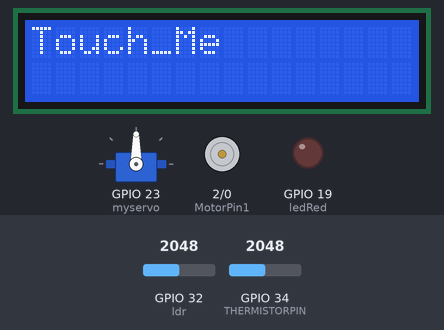
A sketch run on a simulated ESP32. Shown: servo, 16×2 character LCD, motor-driver pin pairs drawn as motors (green arrow = first pin HIGH = forward, orange = second pin HIGH = backward, longer = more drive, scaled by the enable pin), output pins drawn as LEDs (lit = HIGH). The inputs (shaded band) are chosen by the test bench; at power-on: GPIO 34 (THERMISTORPIN) = 2048, GPIO 32 (ldr) = 2048. WiFi joins after 1.5 s; servers stay silent unless stated; uploads are accepted with an empty reply; what the sketch prints to the serial monitor is not drawn.

Above: at 10.3 s.
10.4 s: GPIO 34 (THERMISTORPIN) set to 1000
13.4 s: GPIO 34 (THERMISTORPIN) set to 952
At 14.6 s:
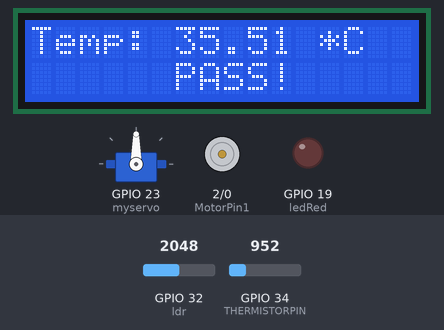
At 16.9 s:
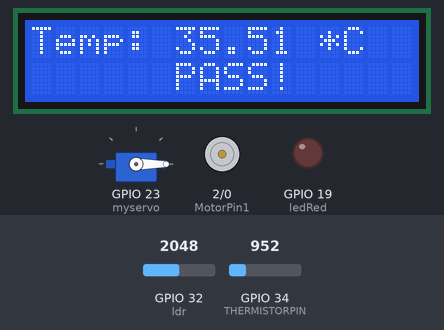
22.4 s: GPIO 34 (THERMISTORPIN) set to 491
At 23.6 s:
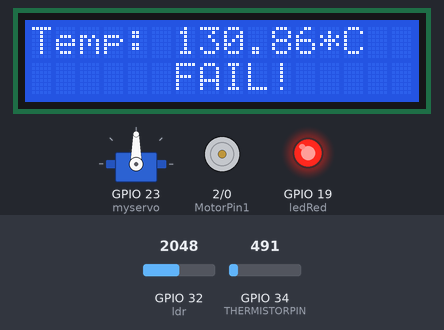
Timing chart, 0 to 31.4 s (numbered marks = the images above; inputs shaded):
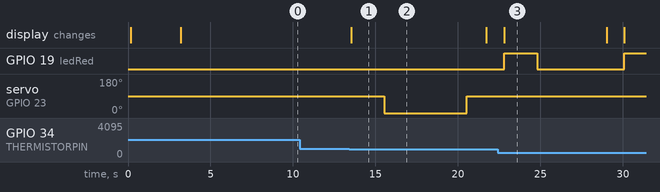

Measured:
- the behaviour switches between 953 and 952 on GPIO 34 (THERMISTORPIN) (found by bisection; images 0 and 1)
- after the input at 10.4 s, every drawn part: stays the same
- after the input at 13.4 s, servo on GPIO 23 (myservo): 90° → 0° after 2.1 s, → 90° 5.0 s later; the display: changes after 0.12 s (image 1)
- after the input at 22.4 s, GPIO 19 (ledRed): LOW → HIGH after 0.41 s, → LOW 2.0 s later, → HIGH 5.3 s later; servo on GPIO 23 (myservo): stays 90° (without the input it goes to 0° after 2.4 s); the display: changes after 0.41 s (image 3)
- what the display in image 1 shows lasts 8.2 s, from 13.5 s to 21.7 s

The sketch:

In_Mall_B.ino
```cpp
#include <Wire.h>
#include <LiquidCrystal_I2C.h>
#include <Servo.h>
#include <HTTPClient.h>
#include <ArduinoJson.h>

LiquidCrystal_I2C lcd(0x27, 16, 2);

Servo myservo;

const char* ssid = "N!K ;D" ;
const char* password = "eieieiei" ;
const char* url1 = "http://158.108.182.17:2255/in" ;
const char* url2 = "http://158.108.182.17:2255/in" ;
char str[50] ;
const int _size = 2 * JSON_OBJECT_SIZE(3) ;

StaticJsonDocument<_size> JSONPost ;

int ledRed = 19;
int ledGreen = 18;
int ldr = 32;
int pos ;
int ldrRead;

int MotorPin1 = 2;
int MotorPin2 = 0;

// which analog pin to connect
int THERMISTORPIN = 34;
// resistance at 25 degrees C
#define THERMISTORNOMINAL 10000
// temp. for nominal resistance (almost always 25 C)
#define TEMPERATURENOMINAL 25
// how many samples to take and average, more takes longer
// but is more 'smooth'
#define NUMSAMPLES 5
// The beta coefficient of the thermistor (usually 3000-4000)
#define BCOEFFICIENT 3500
// the value of the 'other' resistor
#define SERIESRESISTOR 500
int samples[NUMSAMPLES];

void setup(void){
  pinMode(ledRed, OUTPUT);
  pinMode(ledGreen, OUTPUT);
  digitalWrite(ledRed,LOW);
  digitalWrite(ledGreen,LOW);

  myservo.attach(23);
  myservo.write(90);
  delay(100);

  pinMode(MotorPin1, OUTPUT);
  pinMode(MotorPin2, OUTPUT);

  pinMode(ldr,INPUT);

  lcd.begin();

  lcd.print("COME");
  lcd.setCursor(5,0);
  lcd.print("ON!");
  lcd.setCursor(0,1);
  lcd.print("LET's");
  lcd.setCursor(6,1);
  lcd.print("GO!");
  delay(3000);
  lcd.clear();
  lcd.print("Touch_Me");
  Serial.begin(115200) ;
  delay(4000) ;
  WiFi_Connect() ;
}

void WiFi_Connect() {
  WiFi.disconnect() ;
  WiFi.begin(ssid, password) ;

  while (WiFi.status() != WL_CONNECTED) {
    delay(1000) ;
    Serial.println("Connecting to WiFi...");
  }

  Serial.println("Connected to the WiFi...") ;
  Serial.print("IP Address : ") ;
  Serial.println(WiFi.localIP()) ;
}

void _post(float x) {
  if (WiFi.status() == WL_CONNECTED) {
    HTTPClient http ;

    http.begin(url2) ;
    http.addHeader("Content-Type", "application/json") ;

    JSONPost["mall"] = "B" ;
    JSONPost["temp"] = x ;
    serializeJson(JSONPost, str) ;
    int httpCode = http.POST(str) ;

    if (httpCode == HTTP_CODE_OK) {
      String payload = http.getString() ;
      Serial.println(httpCode) ;
      Serial.println("Updated successfully") ;
    } else {
      Serial.println(httpCode) ;
      Serial.println("Error on HTTP Request")  ;
    }
  } else {
    WiFi_Connect() ;
  }
  delay(1000) ;
}

void loop(void){
  uint8_t i;
  float average;
  // take N samples in a row, with a slight delay
  for(i=0; i< NUMSAMPLES; i++){
  samples[i]= analogRead(THERMISTORPIN);
  delay(10);
  }
  // average all the samples out
  average =0;
  for(i=0; i< NUMSAMPLES; i++){
  average += samples[i];
  }
  average /= NUMSAMPLES;
  Serial.print("Average analog reading ");
  Serial.println(average);
  // convert the value to resistance
  average =1023/ average -1;
  average = SERIESRESISTOR / average;
  Serial.print("Thermistor resistance ");
  Serial.println(average);
  float steinhart;
  steinhart = average / THERMISTORNOMINAL;// (R/Ro)
  steinhart = log(steinhart);// ln(R/Ro)
  steinhart /= BCOEFFICIENT;// 1/B * ln(R/Ro)
  steinhart +=1.0/(TEMPERATURENOMINAL +273.15);// + (1/To)
  steinhart =1.0/ steinhart;// Invert
  steinhart -=273.15;// convert to C
  Serial.print("Temperature ");
  Serial.print(steinhart);
  Serial.println(" *C");
  ldrRead = analogRead(ldr);
  Serial.println(ldrRead);
  if (analogRead(ldr) > 2000 && steinhart >= 35.50) {
    lcd.clear();
    lcd.print("Temp: ");
    lcd.setCursor(12,0);
    lcd.print("*C");
    lcd.setCursor(6,0);
    lcd.print(steinhart);

    if (steinhart <= 38.00) {
      lcd.setCursor(6,1);
      lcd.print("PASS!");
      digitalWrite(ledGreen,HIGH);
      delay(2000) ;
      digitalWrite(ledGreen,LOW);
      myservo.write(0) ;
      delay(1000) ;
      digitalWrite(MotorPin1, LOW); //สั่งงานให้ขา OUT3  เป็นขารับไฟจากขา OUT4
      digitalWrite(MotorPin2, HIGH); //สั่งงานให้โมดูลขับมอเตอร์จ่ายไฟ ออกขา OUT4
      Serial.println("Motor Left");
      delay(1000);
      digitalWrite(MotorPin1, LOW); //สั่งงานให้ขา OUT3 หยุดจ่ายไฟ
      digitalWrite(MotorPin2, LOW); //สั่งงานให้ขา OUT4 หยุดจ่ายไฟ
      Serial.println("Motor STOP");
      delay(1000) ;
      digitalWrite(MotorPin1, HIGH); //สั่งงานให้ขา OUT3  เป็นขารับไฟจากขา OUT4
      digitalWrite(MotorPin2, LOW); //สั่งงานให้โมดูลขับมอเตอร์จ่ายไฟ ออกขา OUT4
      Serial.println("Motor Right");
      delay(1000);
      digitalWrite(MotorPin1, LOW); //สั่งงานให้ขา OUT3 หยุดจ่ายไฟ
      digitalWrite(MotorPin2, LOW); //สั่งงานให้ขา OUT4 หยุดจ่ายไฟ
      Serial.println("Motor STOP");
    }
    else {
      lcd.setCursor(6,1);
      lcd.print("FAIL!");
      digitalWrite(ledRed,HIGH);
      delay(2000) ;
      digitalWrite(ledRed,LOW);
      delay(2000);
    }
    delay(1000) ;
    myservo.write(90);
    _post(steinhart) ;
  }
  lcd.clear();
  lcd.print("Touch_Me");
  delay(1000) ;
}
```
